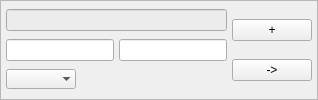
            <widget class="QFrame" name="frame_4">
             <property name="styleSheet">
              <string notr="true"/>
             </property>
             <property name="frameShape">
              <enum>QFrame::StyledPanel</enum>
             </property>
             <property name="frameShadow">
              <enum>QFrame::Raised</enum>
             </property>
             <property name="info" stdset="0">
              <bool>true</bool>
             </property>
             <layout class="QHBoxLayout" name="horizontalLayout_52">
              <property name="spacing">
               <number>5</number>
              </property>
              <property name="sizeConstraint">
               <enum>QLayout::SetMinimumSize</enum>
              </property>
              <property name="leftMargin">
               <number>5</number>
              </property>
              <property name="topMargin">
               <number>5</number>
              </property>
              <property name="rightMargin">
               <number>5</number>
              </property>
              <property name="bottomMargin">
               <number>5</number>
              </property>
              <item>
               <layout class="QVBoxLayout" name="verticalLayout_8">
                <item>
                 <widget class="QLineEdit" name="title_4">
                  <property name="styleSheet">
                   <string notr="true">background-color:#ececec;</string>
                  </property>
                  <property name="readOnly">
                   <bool>true</bool>
                  </property>
                  <property name="noborder" stdset="0">
                   <bool>true</bool>
                  </property>
                  <property name="title" stdset="0">
                   <bool>true</bool>
                  </property>
                 </widget>
                </item>
                <item>
                 <layout class="QHBoxLayout" name="horizontalLayout_25">
                  <item>
                   <widget class="QLineEdit" name="date_4">
                    <property name="sizePolicy">
                     <sizepolicy hsizetype="Preferred" vsizetype="Fixed">
                      <horstretch>0</horstretch>
                      <verstretch>0</verstretch>
                     </sizepolicy>
                    </property>
                    <property name="styleSheet">
                     <string notr="true"/>
                    </property>
                    <property name="frame">
                     <bool>true</bool>
                    </property>
                    <property name="readOnly">
                     <bool>true</bool>
                    </property>
                    <property name="noborder" stdset="0">
                     <bool>true</bool>
                    </property>
                    <property name="tips" stdset="0">
                     <bool>true</bool>
                    </property>
                   </widget>
                  </item>
                  <item>
                   <widget class="QLineEdit" name="author_4">
                    <property name="styleSheet">
                     <string notr="true"/>
                    </property>
                    <property name="frame">
                     <bool>true</bool>
                    </property>
                    <property name="readOnly">
                     <bool>true</bool>
                    </property>
                    <property name="noborder" stdset="0">
                     <bool>true</bool>
                    </property>
                    <property name="tips" stdset="0">
                     <bool>true</bool>
                    </property>
                   </widget>
                  </item>
                 </layout>
                </item>
                <item>
                 <layout class="QHBoxLayout" name="horizontalLayout_26">
                  <item>
                   <widget class="QComboBox" name="url_4">
                    <property name="mouseTracking">
                     <bool>false</bool>
                    </property>
                    <property name="focusPolicy">
                     <enum>Qt::StrongFocus</enum>
                    </property>
                    <property name="contextMenuPolicy">
                     <enum>Qt::DefaultContextMenu</enum>
                    </property>
                    <property name="styleSheet">
                     <string notr="true"/>
                    </property>
                    <property name="maxVisibleItems">
                     <number>5</number>
                    </property>
                    <property name="minimumContentsLength">
                     <number>0</number>
                    </property>
                    <property name="frame">
                     <bool>false</bool>
                    </property>
                    <property name="noborder" stdset="0">
                     <bool>true</bool>
                    </property>
                    <property name="readOnly" stdset="0">
                     <bool>true</bool>
                    </property>
                    <property name="blue" stdset="0">
                     <bool>true</bool>
                    </property>
                   </widget>
                  </item>
                  <item>
                   <spacer name="horizontalSpacer_9">
                    <property name="orientation">
                     <enum>Qt::Horizontal</enum>
                    </property>
                    <property name="sizeHint" stdset="0">
                     <size>
                      <width>40</width>
                      <height>20</height>
                     </size>
                    </property>
                   </spacer>
                  </item>
                 </layout>
                </item>
               </layout>
              </item>
              <item>
               <layout class="QVBoxLayout" name="button_layout_4">
                <property name="spacing">
                 <number>5</number>
                </property>
                <item>
                 <widget class="QPushButton" name="buttonAdd_4">
                  <property name="text">
                   <string>+</string>
                  </property>
                  <property name="red" stdset="0">
                   <bool>true</bool>
                  </property>
                 </widget>
                </item>
                <item>
                 <widget class="QPushButton" name="buttonGo_4">
                  <property name="text">
                   <string>-&gt;</string>
                  </property>
                  <property name="green" stdset="0">
                   <bool>true</bool>
                  </property>
                 </widget>
                </item>
               </layout>
              </item>
             </layout>
            </widget>
